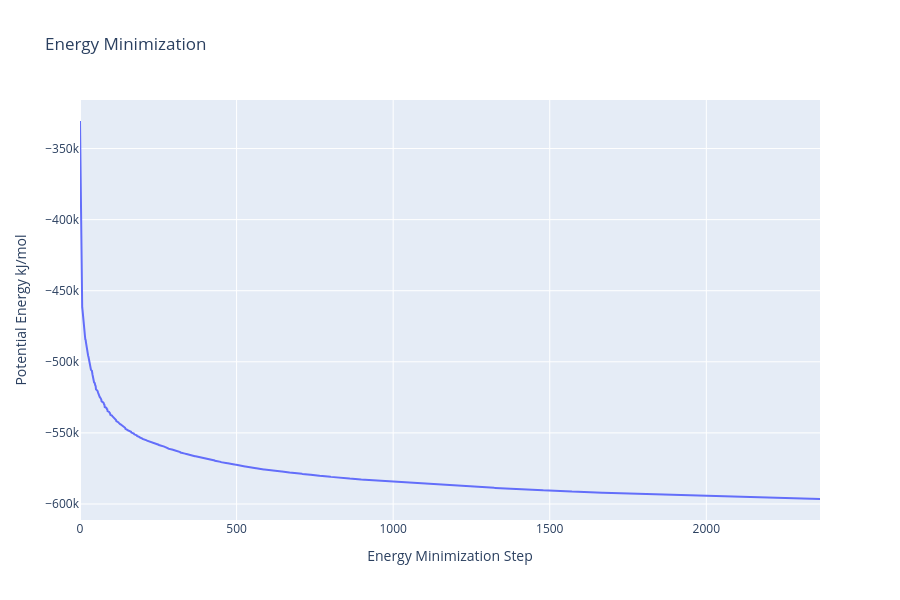

Notebook source saved alongside this figure:
### Code cell
import plotly.graph_objs as go

# Read data from file and filter energy values higher than 1000 kJ/mol
with open(output_min_ene_xvg, 'r') as energy_file:
    x, y = zip(*[
        (float(line.split()[0]), float(line.split()[1]))
        for line in energy_file
        if not line.startswith(("#", "@"))
        if float(line.split()[1]) < 1000
    ])

# Create a scatter plot
fig = go.Figure(data=go.Scatter(x=x, y=y, mode='lines'))

# Update layout
fig.update_layout(title="Energy Minimization",
                  xaxis_title="Energy Minimization Step",
                  yaxis_title="Potential Energy kJ/mol",
                  height=600)

# Show the figure
fig.show()

### Figure 1 — Plotly figure (JSON) as saved in the notebook; plotly's stock layout.template omitted (floating-point values rounded to 4 significant figures; data arrays with more than 128 entries replaced by an {"elided": "..."} marker saying what was removed)
{"data": [{"mode": "lines", "type": "scatter", "x": {"elided": "1871 int values"}, "y": {"elided": "1871 float values"}}], "layout": {"height": 600, "title": {"text": "Energy Minimization"}, "xaxis": {"title": {"text": "Energy Minimization Step"}}, "yaxis": {"title": {"text": "Potential Energy kJ/mol"}}}}
